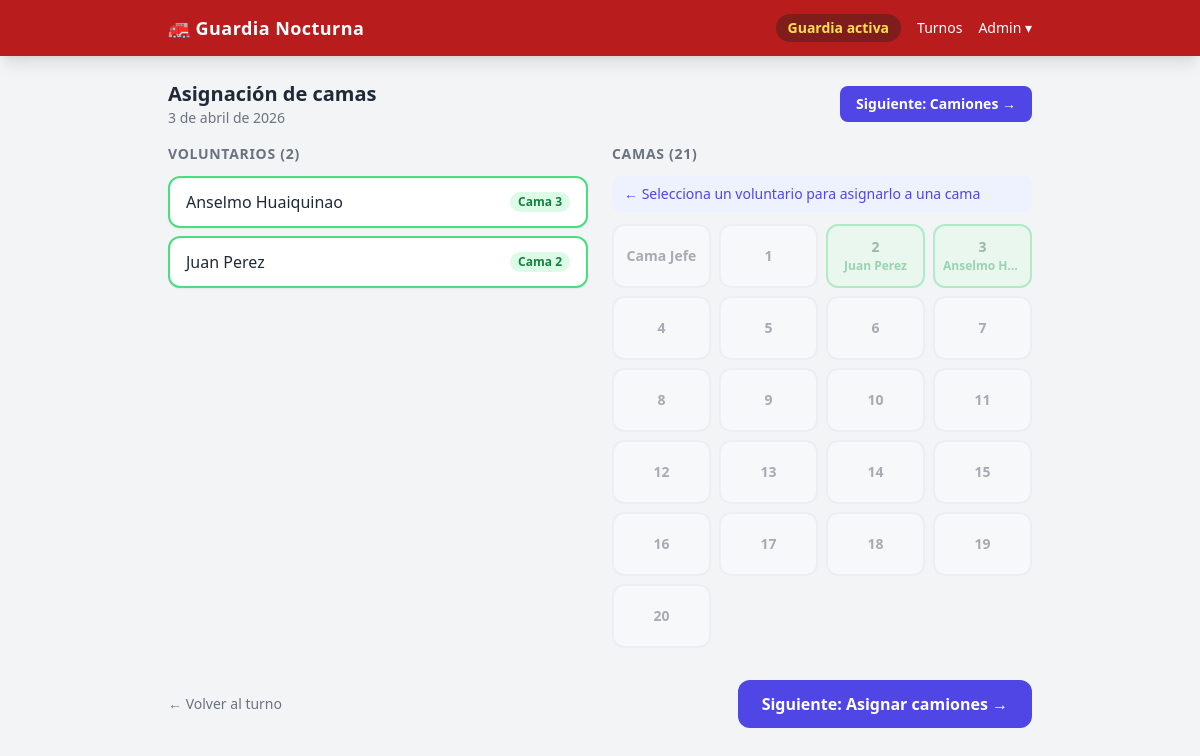
The app's page /turnos/1/camas with its own data.
### tables this page shows
CREATE TABLE shifts (
                id         INTEGER PRIMARY KEY AUTOINCREMENT,
                date       TEXT NOT NULL,
                notes      TEXT,
                is_active  INTEGER NOT NULL DEFAULT 0,
                created_at TEXT NOT NULL DEFAULT (datetime('now','localtime'))
            );

CREATE TABLE volunteers (
                id     INTEGER PRIMARY KEY AUTOINCREMENT,
                name   TEXT NOT NULL,
                active INTEGER NOT NULL DEFAULT 1
            );

CREATE TABLE beds (
                id     INTEGER PRIMARY KEY AUTOINCREMENT,
                number TEXT NOT NULL,
                notes  TEXT
            , room TEXT);

### guardia/routers/assignments.py (the view)
@router.get("/turnos/{shift_id}/camas")
def bed_assignment_screen(request: Request, shift_id: int):
    with get_db() as conn:
        shift = conn.execute("SELECT * FROM shifts WHERE id = ?", (shift_id,)).fetchone()
        if not shift:
            return RedirectResponse("/turnos", status_code=302)
        active = get_active_shift(conn)
        volunteers = conn.execute(
            "SELECT * FROM volunteers WHERE active = 1 ORDER BY name"
        ).fetchall()
        beds = conn.execute(
            "SELECT * FROM beds ORDER BY CAST(number AS INTEGER), number"
        ).fetchall()
        bed_to_vol = {}
        vol_to_bed = {}
        assignments = conn.execute(
            """SELECT ba.volunteer_id, ba.bed_id, v.name AS volunteer_name
               FROM bed_assignments ba
               JOIN volunteers v ON ba.volunteer_id = v.id
               WHERE ba.shift_id = ?""",
            (shift_id,),
        ).fetchall()
        for a in assignments:
            bed_to_vol[a["bed_id"]] = a["volunteer_name"]
            vol_to_bed[a["volunteer_id"]] = a["bed_id"]
        return templates.TemplateResponse(
            "assignments/beds.html",
            {
                "request": request,
                "shift": shift,
                "active_shift": active,
                "volunteers": volunteers,
                "beds": beds,
                "bed_to_vol": bed_to_vol,
                "vol_to_bed": vol_to_bed,
            },
        )

### templates/assignments/beds.html (shortened to what this page needs)
{% extends "base.html" %}
{% block content %}
<div x-data="{ selected: null, selectedName: '' }">
  <div class="flex items-center justify-between mb-4">
    <div>
      <h1 class="text-xl font-bold text-gray-800">Asignación de camas</h1>
      <p class="text-sm text-gray-500">{{ shift['date'] | es_date }}</p>
    </div>
    <a href="/turnos/{{ shift['id'] }}/camiones"
       class="bg-indigo-600 text-white px-4 py-2 rounded-lg text-sm font-semibold hover:bg-indigo-700 transition">
      Siguiente: Camiones →
    </a>
  </div>
  <div class="grid grid-cols-1 lg:grid-cols-2 gap-6">
    <div>
      <h2 class="text-sm font-semibold text-gray-500 uppercase tracking-wider mb-3">
        Voluntarios ({{ volunteers | length }})
      </h2>
      <div class="space-y-2">
        {% for v in volunteers %}
        <div class="bg-white rounded-xl shadow-sm border-2 transition cursor-pointer
                    {% if vol_to_bed.get(v['id']) %}border-green-400{% else %}border-transparent{% endif %}"
             :class="selected === {{ v['id'] }} ? 'border-indigo-500 ring-2 ring-indigo-300' : ''"
             @click="selected = {{ v['id'] }}; selectedName = '{{ v['name'] | replace("'", "\\'") }}'">
          <div class="px-4 py-3 flex items-center justify-between">
            <span class="font-medium text-gray-800">{{ v['name'] }}</span>
            {% if vol_to_bed.get(v['id']) %}
            <span class="text-xs text-green-700 bg-green-100 px-2 py-0.5 rounded-full font-semibold">
              Cama {{ vol_to_bed[v['id']] }}
            </span>
            {% else %}
            <span class="text-xs text-gray-400">Sin cama</span>
            {% endif %}
          </div>
        </div>
        {% else %}
        <p class="text-gray-400 text-sm">No hay voluntarios activos. <a href="/admin/voluntarios" class="text-indigo-600 underline">Agregar voluntarios</a></p>
        {% endfor %}
      </div>
    </div>
    <div>
      <h2 class="text-sm font-semibold text-gray-500 uppercase tracking-wider mb-3">
        Camas ({{ beds | length }})
      </h2>
      <p x-show="selected === null" class="text-sm text-indigo-600 mb-3 bg-indigo-50 rounded-lg px-3 py-2">
        ← Selecciona un voluntario para asignarlo a una cama
      </p>
      <div class="grid grid-cols-3 sm:grid-cols-4 gap-2">
        {% for bed in beds %}
        {% set occupant = bed_to_vol.get(bed['id']) %}
        <form method="POST" action="/turnos/{{ shift['id'] }}/camas/asignar">
          <button type="submit"
                  :disabled="selected === null"
                  class="w-full min-h-[64px] rounded-xl border-2 text-sm font-semibold transition
                         {% if occupant %}bg-green-100 border-green-400 text-green-800{% else %}bg-white border-gray-200 text-gray-700 hover:border-indigo-400 hover:bg-indigo-50{% endif %}
                         disabled:opacity-40 disabled:cursor-not-allowed active:scale-95">
            <div class="p-1 leading-tight">
              <div>{{ bed['number'] }}</div>
              {% if occupant %}
              <div class="text-xs text-green-600 mt-0.5 truncate px-1">{{ occupant }}</div>
              {% endif %}
            </div>
          </button>
        </form>
        {% endfor %}
      </div>
    </div>
  </div>
  <div class="mt-8 flex justify-between items-center">
    <a href="/turnos/{{ shift['id'] }}" class="text-sm text-gray-500 hover:text-gray-700">← Volver al turno</a>
    <a href="/turnos/{{ shift['id'] }}/camiones"
       class="bg-indigo-600 text-white px-6 py-3 rounded-xl font-bold hover:bg-indigo-700 transition">
      Siguiente: Asignar camiones →
    </a>
  </div>
</div>
{% endblock %}

### records on screen
shifts: date|es_date "3 de abril de 2026"
volunteers: name "Anselmo Huaiquinao", vol_to_bed "3", name "Anselmo H…"
volunteers: name "Juan Perez", vol_to_bed "2"
beds: number "Cama Jefe"
beds: number "1"
beds: number "2"
beds: number "3"
beds: number "4"
beds: number "5"
beds: number "6"
beds: number "7"
beds: number "8"
beds: number "9"
beds: number "10"
beds: number "11"
beds: number "12"
beds: number "13"
beds: number "14"
beds: number "15"
beds: number "16"
beds: number "17"
beds: number "18"
beds: number "19"
beds: number "20"

### other values on screen
{{ volunteers | length }} "2"
{{ beds | length }} "21"
